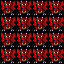

A level layout from a 2D game, rendered from its tile map. Below: a short description, then the map file with its tile-grid data intact:
An orthogonal 4x4 tile map with 16x16 px tiles, 1 tile layer (TestLayer) and 1 object (example).

<map version="1.0" orientation="orthogonal" width="4" height="4" tilewidth="16" tileheight="16">
 <tileset firstgid="1" source="example.tsx" />
 <layer name="TestLayer" width="4" height="4">
  <data>
   <tile gid="1" />
   <tile gid="1" />
   <tile gid="1" />
   <tile gid="1" />
   <tile gid="1" />
   <tile gid="1" />
   <tile gid="1" />
   <tile gid="1" />
   <tile gid="1" />
   <tile gid="1" />
   <tile gid="1" />
   <tile gid="1" />
   <tile gid="1" />
   <tile gid="1" />
   <tile gid="1" />
   <tile gid="1" />
  </data>
 </layer>
 <objectgroup draworder="topdown" name="TestObject" width="4" height="4">
  <object name="example" x="0" y="0" width="64" height="64">
   <properties>
    <property name="result" value="OK" />
   </properties>
  </object>
 </objectgroup>
</map>
